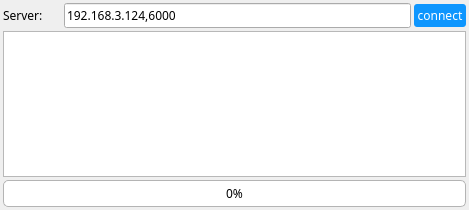
<?xml version="1.0" encoding="UTF-8"?>
<ui version="4.0">
 <class>Widget</class>
 <widget class="QWidget" name="Widget">
  <property name="geometry">
   <rect>
    <x>0</x>
    <y>0</y>
    <width>469</width>
    <height>210</height>
   </rect>
  </property>
  <property name="acceptDrops">
   <bool>false</bool>
  </property>
  <property name="windowTitle">
   <string>Form</string>
  </property>
  <layout class="QVBoxLayout" name="verticalLayout_2">
   <property name="spacing">
    <number>3</number>
   </property>
   <property name="leftMargin">
    <number>3</number>
   </property>
   <property name="topMargin">
    <number>3</number>
   </property>
   <property name="rightMargin">
    <number>3</number>
   </property>
   <property name="bottomMargin">
    <number>3</number>
   </property>
   <item>
    <layout class="QHBoxLayout" name="horizontalLayout" stretch="1,6,1">
     <property name="spacing">
      <number>3</number>
     </property>
     <item>
      <widget class="QLabel" name="label">
       <property name="minimumSize">
        <size>
         <width>0</width>
         <height>25</height>
        </size>
       </property>
       <property name="font">
        <font>
         <family>微软雅黑</family>
         <pointsize>9</pointsize>
         <kerning>false</kerning>
        </font>
       </property>
       <property name="contextMenuPolicy">
        <enum>Qt::DefaultContextMenu</enum>
       </property>
       <property name="text">
        <string>Server:</string>
       </property>
      </widget>
     </item>
     <item>
      <widget class="QLineEdit" name="edit_server">
       <property name="minimumSize">
        <size>
         <width>0</width>
         <height>25</height>
        </size>
       </property>
       <property name="font">
        <font>
         <family>微软雅黑</family>
         <pointsize>9</pointsize>
         <kerning>false</kerning>
        </font>
       </property>
       <property name="text">
        <string>192.168.3.124,6000</string>
       </property>
      </widget>
     </item>
     <item>
      <widget class="QPushButton" name="btn_connect">
       <property name="sizePolicy">
        <sizepolicy hsizetype="Fixed" vsizetype="Fixed">
         <horstretch>0</horstretch>
         <verstretch>0</verstretch>
        </sizepolicy>
       </property>
       <property name="font">
        <font>
         <family>微软雅黑</family>
         <pointsize>9</pointsize>
         <kerning>false</kerning>
        </font>
       </property>
       <property name="styleSheet">
        <string notr="true">QPushButton
{
    color:white;
    background-color:rgb(14 , 150 , 254);
    border-radius:3px;
    padding:3px;
}

QPushButton:hover
{
    background-color:rgb(44 , 137 , 255);
    padding:3px;
}

QPushButton:pressed
{
    background-color:rgb(14 , 135 , 228);
    padding:3px;

}
</string>
       </property>
       <property name="text">
        <string>connect</string>
       </property>
      </widget>
     </item>
    </layout>
   </item>
   <item>
    <layout class="QVBoxLayout" name="verticalLayout">
     <property name="spacing">
      <number>3</number>
     </property>
     <item>
      <widget class="QTextEdit" name="edit_msg">
       <property name="font">
        <font>
         <family>微软雅黑</family>
         <kerning>false</kerning>
        </font>
       </property>
       <property name="acceptDrops">
        <bool>false</bool>
       </property>
      </widget>
     </item>
     <item>
      <widget class="QProgressBar" name="progress">
       <property name="sizePolicy">
        <sizepolicy hsizetype="Expanding" vsizetype="Fixed">
         <horstretch>0</horstretch>
         <verstretch>0</verstretch>
        </sizepolicy>
       </property>
       <property name="font">
        <font>
         <family>微软雅黑</family>
         <pointsize>9</pointsize>
         <weight>50</weight>
         <italic>false</italic>
         <bold>false</bold>
         <kerning>false</kerning>
        </font>
       </property>
       <property name="styleSheet">
        <string notr="true">QProgressBar{
	font:9pt;
	border-radius:5px;
	text-align:center;
	border:1px solid #E8EDF2;
	background-color: rgb(255, 255, 255);
	border-color: rgb(180, 180, 180);
}
QProgressBar:chunk{
	border-radius:5px;
	background-color:#1ABC9C;
}
</string>
       </property>
       <property name="value">
        <number>0</number>
       </property>
      </widget>
     </item>
    </layout>
   </item>
  </layout>
 </widget>
 <resources/>
 <connections/>
</ui>
